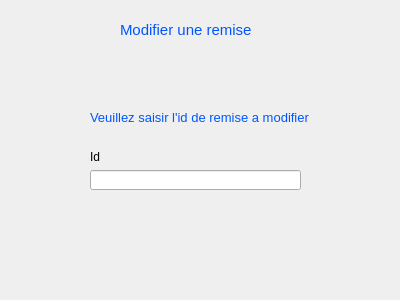
<?xml version="1.0" encoding="UTF-8"?>
<ui version="4.0">
 <class>modifierremise</class>
 <widget class="QWidget" name="modifierremise">
  <property name="geometry">
   <rect>
    <x>0</x>
    <y>0</y>
    <width>400</width>
    <height>300</height>
   </rect>
  </property>
  <property name="windowTitle">
   <string>Form</string>
  </property>
  <widget class="QLabel" name="label">
   <property name="geometry">
    <rect>
     <x>120</x>
     <y>20</y>
     <width>151</width>
     <height>20</height>
    </rect>
   </property>
   <property name="text">
    <string>&lt;html&gt;&lt;head/&gt;&lt;body&gt;&lt;p&gt;&lt;span style=&quot; font-size:11pt; color:#0055ff;&quot;&gt;Modifier une remise&lt;/span&gt;&lt;/p&gt;&lt;/body&gt;&lt;/html&gt;</string>
   </property>
  </widget>
  <widget class="QLabel" name="label_2">
   <property name="geometry">
    <rect>
     <x>90</x>
     <y>110</y>
     <width>261</width>
     <height>16</height>
    </rect>
   </property>
   <property name="text">
    <string>&lt;html&gt;&lt;head/&gt;&lt;body&gt;&lt;p&gt;&lt;span style=&quot; font-size:10pt; color:#0055ff;&quot;&gt;Veuillez saisir l'id de remise a modifier&lt;/span&gt;&lt;/p&gt;&lt;/body&gt;&lt;/html&gt;</string>
   </property>
  </widget>
  <widget class="QLineEdit" name="lineEdit">
   <property name="geometry">
    <rect>
     <x>90</x>
     <y>170</y>
     <width>211</width>
     <height>20</height>
    </rect>
   </property>
  </widget>
  <widget class="QLabel" name="label_3">
   <property name="geometry">
    <rect>
     <x>90</x>
     <y>150</y>
     <width>47</width>
     <height>13</height>
    </rect>
   </property>
   <property name="text">
    <string>Id</string>
   </property>
  </widget>
 </widget>
 <resources/>
 <connections/>
</ui>
